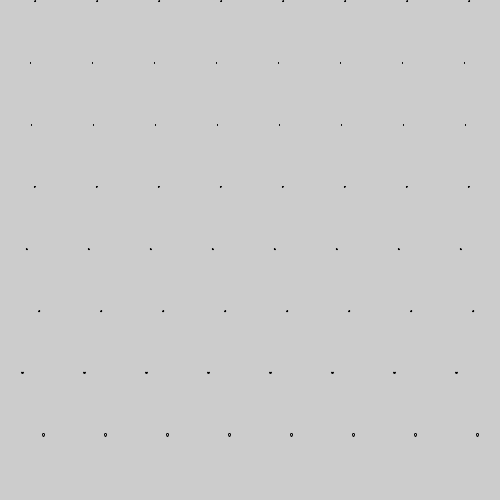
Frame 1 (no input)
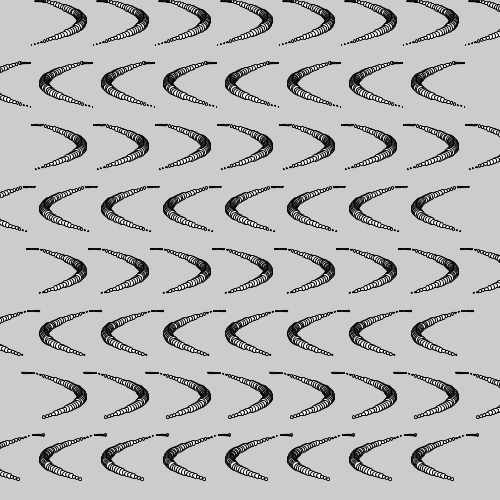
Frame 60 (the mouse pressed at the canvas centre just before this capture)
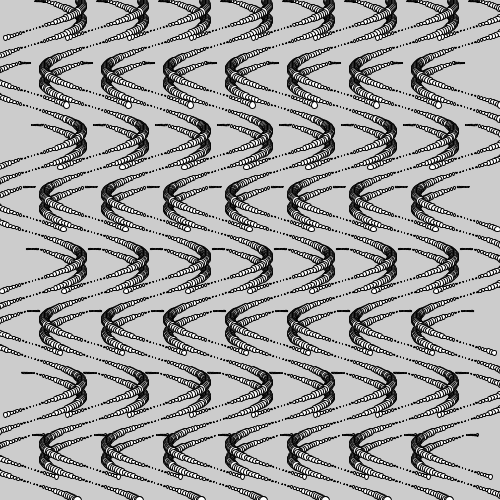
Frame 120 (the mouse held since frame 60 and released just before this capture)

The Processing sketch that drew these frames (run headless with seeded random() and noise(); from frame 60 on, the mouse is pressed at the canvas centre):

// Processing sketch: Peek
// ── Peek.pde
float[] x=new float[64],y=new float[64];float f;float s;

void setup(){
  size(500,500);
}

void draw(){f+=.3;
  clear();
  for(int i=0;i<64;i++){
    if(f<5){x[i]=i%8*62+32;y[i]=i/8*62;}
    y[i]++;s=sin((y[i]+f)/20);
    circle(x[i]+s*50,y[i],s*9);
    if(y[i]>500)y[i]=0;
  }
}
